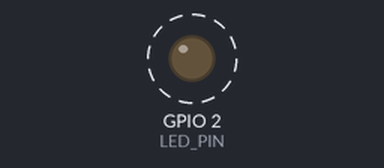
Simulated run of this sketch. Board: ESP8266 (NodeMCU). Shown: output pins drawn as LEDs (lit = HIGH). Dashed ring = blinking. WiFi joins after 1.5 s; servers stay silent unless stated; random numbers use the default seed unless the sketch sets one; no MQTT or app messages arrive unless stated; what the sketch prints to the serial monitor is not drawn.

Above: at 2.0 s.
Timing chart, 0 to 4.5 s (numbered marks = the images above):
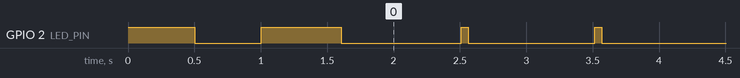

Measured:
- by itself, GPIO 2 (LED_PIN): goes LOW 0.50 s, HIGH 0.60 s, 127 × (LOW 0.90 s, HIGH 0.05 s), then LOW

The sketch:

esp8266_heart_rate_monitor.ino
```cpp
#include <ESP8266WiFi.h>
#include <PubSubClient.h>
#include <ArduinoJson.h>

// WiFi credentials
const char* ssid = "Mi9";  // Replace with your WiFi SSID
const char* password = "823456788";  // Replace with your WiFi password

// MQTT broker settings
const char* mqtt_server = "broker.hivemq.com";
const int mqtt_port = 1883;
const char* client_id = "ESP8266_HeartRateMonitor";

// MQTT topics
const char* heartrate_topic = "esp8266/heartrate";
const char* status_topic = "esp8266/status";

// WiFi and MQTT clients
WiFiClient espClient;
PubSubClient client(espClient);

// Heart rate simulation variables
unsigned long lastHeartRateTime = 0;
const unsigned long heartRateInterval = 1000; // Send every 1 second
int baseHeartRate = 70; // Base heart rate
int currentHeartRate = 70;
bool isConnected = false;

// LED pin for status indication
const int LED_PIN = 2; // Built-in LED on most ESP8266 boards

void setup() {
    Serial.begin(115200);

    // Initialize LED
    pinMode(LED_PIN, OUTPUT);
    digitalWrite(LED_PIN, HIGH); // Turn off LED initially (inverted logic)

    // Initialize random seed
    randomSeed(analogRead(0));

    Serial.println();
    Serial.println("ESP8266 Heart Rate Monitor Starting...");

    // Connect to WiFi
    setup_wifi();

    // Setup MQTT
    client.setServer(mqtt_server, mqtt_port);
    client.setCallback(callback);

    Serial.println("Setup complete!");
}

void setup_wifi() {
    Serial.println();
    Serial.print("Connecting to ");
    Serial.println(ssid);

    WiFi.begin(ssid, password);

    unsigned long startAttemptTime = millis();
    const unsigned long wifiTimeout = 20000; // 20 seconds timeout

    while (WiFi.status() != WL_CONNECTED && millis() - startAttemptTime < wifiTimeout) {
        delay(500);
        Serial.print(".");
        digitalWrite(LED_PIN, !digitalRead(LED_PIN)); // Blink LED
    }

    if (WiFi.status() == WL_CONNECTED) {
        digitalWrite(LED_PIN, HIGH); // Turn off LED
        Serial.println("");
        Serial.println("WiFi connected");
        Serial.print("IP address: ");
        Serial.println(WiFi.localIP());
    } else {
        Serial.println("");
        Serial.println("WiFi connection failed. Will retry in loop().");
        digitalWrite(LED_PIN, HIGH); // Keep LED off
    }
}


void callback(char* topic, byte* payload, unsigned int length) {
    Serial.print("Message arrived [");
    Serial.print(topic);
    Serial.print("] ");

    String message = "";
    for (int i = 0; i < length; i++) {
        message += (char)payload[i];
    }
    Serial.println(message);

    // Handle incoming messages if needed
    // For example, you could receive commands to change simulation parameters
}

void reconnect() {
    // Loop until we're reconnected
    while (!client.connected()) {
        Serial.print("Attempting MQTT connection...");

        // Attempt to connect
        if (client.connect(client_id)) {
            Serial.println("connected");
            isConnected = true;
            digitalWrite(LED_PIN, LOW); // Turn on LED when MQTT connected

            // Send initial status
            client.publish(status_topic, "connected");

            // Subscribe to topics if needed
            // client.subscribe("esp8266/commands");

        } else {
            Serial.print("failed, rc=");
            Serial.print(client.state());
            Serial.println(" try again in 5 seconds");
            isConnected = false;
            digitalWrite(LED_PIN, HIGH); // Turn off LED when disconnected

            // Wait 5 seconds before retrying
            delay(5000);
        }
    }
}

int generateRealisticHeartRate() {
    // Generate a realistic heart rate with some variation
    // Simulate different activity levels and natural variation

    static unsigned long lastActivityChange = 0;
    static int targetHeartRate = 70;
    static bool isActive = false;

    unsigned long currentTime = millis();

    // Change activity level every 30-60 seconds
    if (currentTime - lastActivityChange > random(30000, 60000)) {
        lastActivityChange = currentTime;
        isActive = !isActive;

        if (isActive) {
            // Simulate exercise: 100-160 bpm
            targetHeartRate = random(100, 161);
            Serial.println("Simulating active state");
        } else {
            // Simulate rest: 60-90 bpm
            targetHeartRate = random(60, 91);
            Serial.println("Simulating rest state");
        }
    }

    // Gradually move current heart rate towards target
    if (currentHeartRate < targetHeartRate) {
        currentHeartRate += random(1, 4);
        if (currentHeartRate > targetHeartRate) {
            currentHeartRate = targetHeartRate;
        }
    } else if (currentHeartRate > targetHeartRate) {
        currentHeartRate -= random(1, 4);
        if (currentHeartRate < targetHeartRate) {
            currentHeartRate = targetHeartRate;
        }
    }

    // Add small random variation (+/- 3 bpm)
    int variation = random(-3, 4);
    int finalHeartRate = currentHeartRate + variation;

    // Ensure reasonable bounds
    if (finalHeartRate < 45) finalHeartRate = 45;
    if (finalHeartRate > 200) finalHeartRate = 200;

    return finalHeartRate;
}

void publishHeartRate() {
    if (client.connected()) {
        int heartRate = generateRealisticHeartRate();

        // Create JSON payload
        StaticJsonDocument<100> doc;
        doc["heartRate"] = heartRate;
        doc["timestamp"] = millis();
        doc["deviceId"] = "ESP8266_001";

        String jsonString;
        serializeJson(doc, jsonString);

        // Publish heart rate as simple number (for compatibility)
        String heartRateStr = String(heartRate);
        client.publish(heartrate_topic, heartRateStr.c_str());

        // Also publish detailed JSON to a different topic if needed
        // client.publish("esp8266/heartrate/detailed", jsonString.c_str());

        Serial.print("Published heart rate: ");
        Serial.print(heartRate);
        Serial.println(" bpm");

        // Blink LED on data transmission
        digitalWrite(LED_PIN, HIGH);
        delay(50);
        digitalWrite(LED_PIN, LOW);
    }
}

void publishStatus() {
    if (client.connected()) {
        StaticJsonDocument<200> statusDoc;
        statusDoc["status"] = "online";
        statusDoc["uptime"] = millis();
        statusDoc["freeHeap"] = ESP.getFreeHeap();
        statusDoc["rssi"] = WiFi.RSSI();
        statusDoc["ipAddress"] = WiFi.localIP().toString();

        String statusString;
        serializeJson(statusDoc, statusString);

        client.publish(status_topic, "online");
        // client.publish("esp8266/status/detailed", statusString.c_str());

        Serial.println("Status published");
    }
}

void loop() {
    static unsigned long lastWifiAttempt = 0;
    unsigned long currentTime = millis();

    if (WiFi.status() != WL_CONNECTED && currentTime - lastWifiAttempt > 10000) {
        Serial.println("WiFi disconnected, reconnecting...");
        lastWifiAttempt = currentTime;
        setup_wifi();
    }

    if (WiFi.status() == WL_CONNECTED) {
        if (!client.connected()) {
            reconnect();
        }
        client.loop();

        if (currentTime - lastHeartRateTime >= heartRateInterval) {
            lastHeartRateTime = currentTime;
            publishHeartRate();
        }

        static unsigned long lastStatusTime = 0;
        if (currentTime - lastStatusTime >= 30000) {
            lastStatusTime = currentTime;
            publishStatus();
        }
    }

    delay(10); // Avoid watchdog reset
}


// Function to handle deep sleep mode (optional, for battery saving)
void enterDeepSleep(unsigned int sleepTimeSeconds) {
    Serial.println("Entering deep sleep mode...");
    client.publish(status_topic, "sleeping");
    delay(100); // Give time for message to be sent

    ESP.deepSleep(sleepTimeSeconds * 1000000); // microseconds
}

// Additional utility functions

void debugPrintWiFiStatus() {
    Serial.print("WiFi Status: ");
    switch(WiFi.status()) {
        case WL_CONNECTED:
            Serial.println("Connected");
            break;
        case WL_NO_SHIELD:
            Serial.println("No WiFi shield");
            break;
        case WL_IDLE_STATUS:
            Serial.println("Idle");
            break;
        case WL_NO_SSID_AVAIL:
            Serial.println("No SSID available");
            break;
        case WL_SCAN_COMPLETED:
            Serial.println("Scan completed");
            break;
        case WL_CONNECT_FAILED:
            Serial.println("Connection failed");
            break;
        case WL_CONNECTION_LOST:
            Serial.println("Connection lost");
            break;
        case WL_DISCONNECTED:
            Serial.println("Disconnected");
            break;
        default:
            Serial.println("Unknown");
            break;
    }
}

void debugPrintDeviceInfo() {
    Serial.println("=== ESP8266 Heart Rate Monitor Info ===");
    Serial.print("Chip ID: ");
    Serial.println(ESP.getChipId());
    Serial.print("Flash Chip ID: ");
    Serial.println(ESP.getFlashChipId());
    Serial.print("Flash Size: ");
    Serial.println(ESP.getFlashChipSize());
    Serial.print("Free Heap: ");
    Serial.println(ESP.getFreeHeap());
    Serial.println("======================================");
}
```
